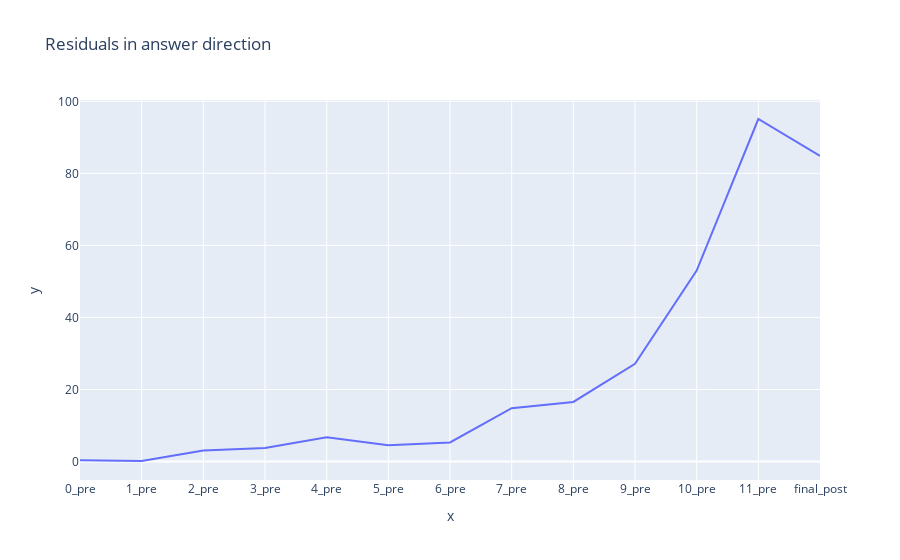

Notebook code cell kept with this figure:
### Code cell
line(resid_accumlated_in_answer_direction_averaged[:,-1], x = labels, title = "Residuals in answer direction")

### Figure 1 — Plotly figure (JSON) as saved in the notebook; plotly's stock layout.template omitted (floating-point values rounded to 4 significant figures)
{"data": [{"hovertemplate": "x=%{x}<br>y=%{y}<extra></extra>", "legendgroup": "", "line": {"color": "#636efa", "dash": "solid"}, "marker": {"symbol": "circle"}, "mode": "lines", "name": "", "orientation": "v", "showlegend": false, "type": "scatter", "x": ["0_pre", "1_pre", "2_pre", "3_pre", "4_pre", "5_pre", "6_pre", "7_pre", "8_pre", "9_pre", "10_pre", "11_pre", "final_post"], "xaxis": "x", "y": [0.3341, 0.1383, 3.061, 3.766, 6.762, 4.545, 5.297, 14.79, 16.54, 27.14, 52.99, 95.09, 84.87], "yaxis": "y"}], "layout": {"legend": {"tracegroupgap": 0}, "title": {"text": "Residuals in answer direction"}, "xaxis": {"anchor": "y", "domain": [0, 1], "title": {"text": "x"}}, "yaxis": {"anchor": "x", "domain": [0, 1], "title": {"text": "y"}}}}
